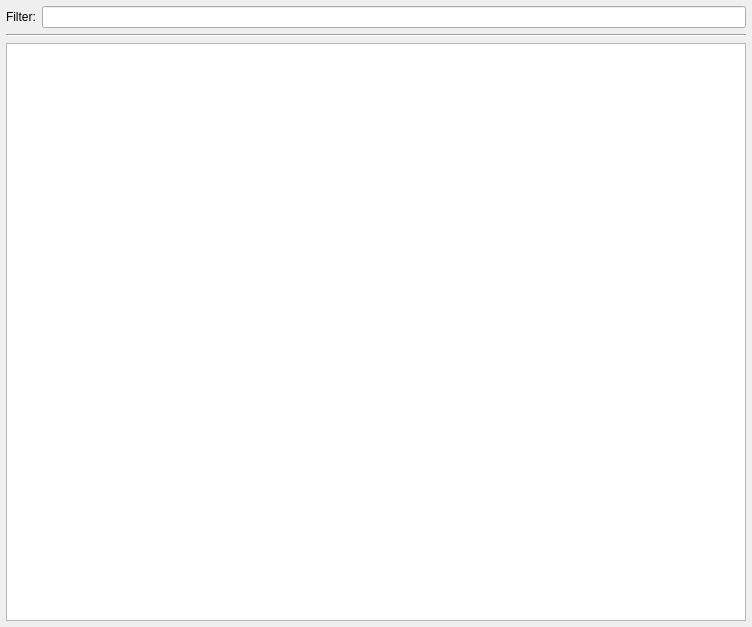
<?xml version="1.0" encoding="UTF-8"?>
<ui version="4.0">
    <class>ContainerViewUI</class>
    <widget class="QWidget" name="ContainerViewUI">
        <property name="geometry">
            <rect>
                <x>0</x>
                <y>0</y>
                <width>752</width>
                <height>627</height>
            </rect>
        </property>
        <property name="windowTitle">
            <string>Form</string>
        </property>
        <layout class="QVBoxLayout" name="verticalLayout">
            <property name="leftMargin">
                <number>6</number>
            </property>
            <property name="topMargin">
                <number>6</number>
            </property>
            <property name="rightMargin">
                <number>6</number>
            </property>
            <property name="bottomMargin">
                <number>6</number>
            </property>
            <item>
                <widget class="QWidget" name="widget" native="true">
                    <layout class="QHBoxLayout" name="horizontalLayout">
                        <property name="leftMargin">
                            <number>0</number>
                        </property>
                        <property name="topMargin">
                            <number>0</number>
                        </property>
                        <property name="rightMargin">
                            <number>0</number>
                        </property>
                        <property name="bottomMargin">
                            <number>0</number>
                        </property>
                        <item>
                            <widget class="QLabel" name="filterLabel">
                                <property name="text">
                                    <string>Filter:</string>
                                </property>
                            </widget>
                        </item>
                        <item>
                            <widget class="QLineEdit" name="filterEdit" />
                        </item>
                    </layout>
                </widget>
            </item>
            <item>
                <widget class="Line" name="line">
                    <property name="orientation">
                        <enum>Qt::Horizontal</enum>
                    </property>
                </widget>
            </item>
            <item>
                <widget class="QTableView" name="containerView">
                    <property name="alternatingRowColors">
                        <bool>true</bool>
                    </property>
                    <property name="selectionBehavior">
                        <enum>QAbstractItemView::SelectRows</enum>
                    </property>
                    <property name="sortingEnabled">
                        <bool>true</bool>
                    </property>
                    <attribute name="verticalHeaderVisible">
                        <bool>false</bool>
                    </attribute>
                </widget>
            </item>
        </layout>
    </widget>
    <resources />
    <connections />
</ui>
